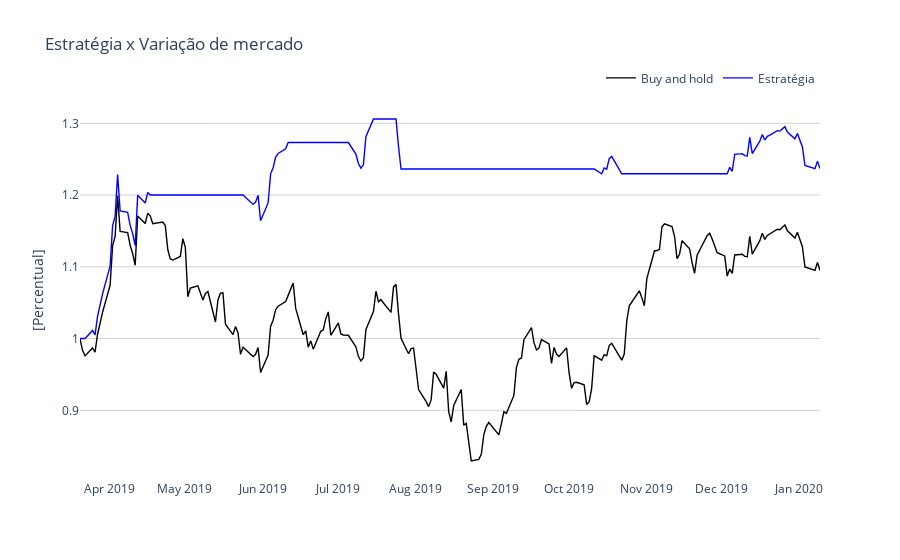
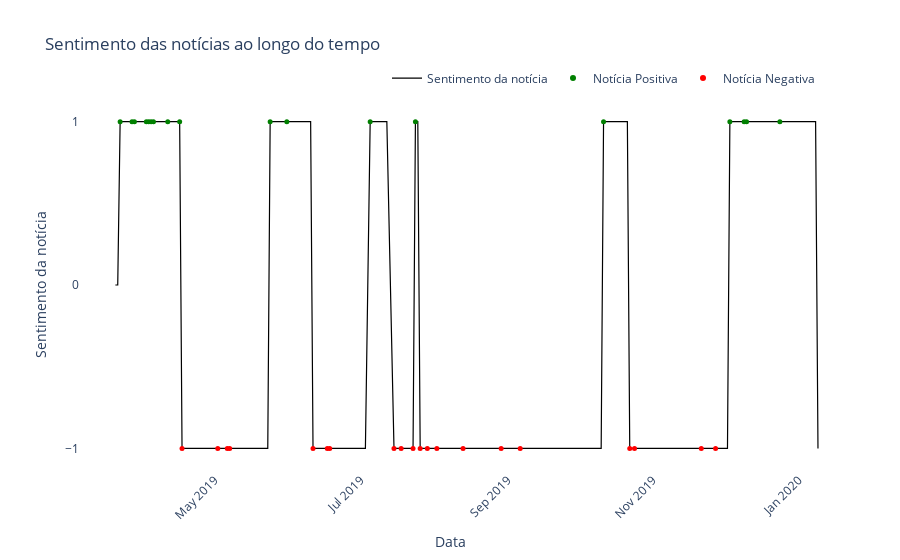
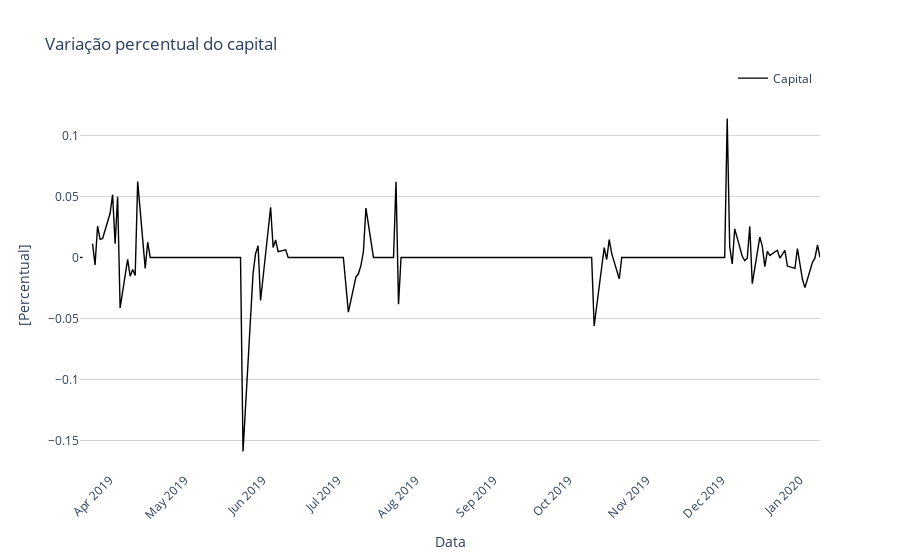

The code cell stored with these charts, in order, in its notebook:
### Code cell
fig = go.Figure()

fig.add_trace(go.Scatter(x=noticias_precificadas['Date'], 
                         y=noticias_precificadas['Close_pct'], 
                         mode='lines', 
                         name='Buy and hold',
                         line=dict(color='black', width=1.4)))  # Ajuste da largura da linha

fig.add_trace(go.Scatter(x=noticias_precificadas['Date'], 
                         y=noticias_precificadas['ganho'], 
                         mode='lines', 
                         name='Estratégia',
                         line=dict(color='blue', width=1.4)))  # Ajuste da cor e largura da linha

fig.update_layout(
    title='Estratégia x Variação de mercado',
    xaxis=dict(title='', showspikes=True),  
    yaxis=dict(title='[Percentual]', gridcolor='lightgrey', tickfont=dict(size=12)),
    hovermode='x',
    plot_bgcolor='white',
    paper_bgcolor='white',
    legend=dict(orientation="h", yanchor="bottom", y=1.02, xanchor="right", x=1),
)

# Adicionar linha vertical para exibir os valores da data selecionada
fig.update_layout(
    xaxis=dict(
        showspikes=True,
        spikemode='across',
        spikesnap='cursor',
        spikethickness=1,
        spikedash='solid',
        spikecolor='black'
    )
)



colors = {1: 'green', -1: 'red'}

fig2 = go.Figure()

# Adicionando a linha de teste_1
fig2.add_trace(go.Scatter(x=noticias_precificadas['Date'], 
                         y=noticias_precificadas['teste_1'], 
                         mode='lines',
                         line=dict(color='black', width=1.2),  # Linha preta com largura de 1
                         name='Sentimento da notícia'))

for val in [-1, 0, 1]:
    subset = noticias_precificadas[noticias_precificadas['sentimento_grafico'] == val]
    fig2.add_trace(go.Scatter(x=subset['Date'], 
                             y=subset['sentimento_grafico'], 
                             mode='markers',
                             marker=dict(color=colors.get(val, 'black'), size=5),
                             showlegend=False))

# Adicionando a legenda explicativa
fig2.add_trace(go.Scatter(x=[None], y=[None], mode='markers', marker=dict(color='green', size=6), showlegend=True, name='Notícia Positiva'))
fig2.add_trace(go.Scatter(x=[None], y=[None], mode='markers', marker=dict(color='red', size=6), showlegend=True, name='Notícia Negativa'))

fig2.update_layout(title='Sentimento das notícias ao longo do tempo',
                   xaxis_title='Data',
                   yaxis_title='Sentimento da notícia', 
                   xaxis=dict(tickangle=-45, showgrid=False),  # Removendo o grid do eixo x
                   yaxis=dict(
                       tickmode='linear',  # Define o modo de tick como linear
                       showgrid=True),  # Removendo o grid do eixo y
                   showlegend=True,
                   plot_bgcolor='white',  # Fundo branco
                   paper_bgcolor='white',
                   legend=dict(orientation="h", yanchor="bottom", y=1.02, xanchor="right", x=1))  # Fundo do papel branco



fig3 = go.Figure()

fig3.add_trace(go.Scatter(x=noticias_precificadas['Date'], 
                         y=noticias_precificadas['capital'], 
                         mode='lines',
                         name='Capital ',
                         line=dict(color='black',width=1.4)))

fig3.update_layout(title='Variação percentual do capital',
                   xaxis_title='Data',
                   yaxis_title='[Percentual]',
                   xaxis=dict(tickangle=-45),
                   yaxis=dict(showgrid=True, gridcolor='lightgrey'),
                   showlegend=True,
                   plot_bgcolor='white',
                   legend=dict(orientation="h", yanchor="bottom", y=1.02, xanchor="right", x=1))

fig.show()

fig2.show()

fig3.show()

### Figure 1 — Plotly figure (JSON) as saved in the notebook; plotly's stock layout.template omitted (floating-point values rounded to 4 significant figures; data arrays with more than 128 entries replaced by an {"elided": "..."} marker saying what was removed)
{"data": [{"line": {"color": "black", "width": 1.4}, "mode": "lines", "name": "Buy and hold", "type": "scatter", "x": {"elided": "205 str values"}, "y": {"elided": "205 float values"}}, {"line": {"color": "blue", "width": 1.4}, "mode": "lines", "name": "Estratégia", "type": "scatter", "x": {"elided": "205 str values"}, "y": {"elided": "205 float values"}}], "layout": {"hovermode": "x", "legend": {"orientation": "h", "x": 1, "xanchor": "right", "y": 1.02, "yanchor": "bottom"}, "paper_bgcolor": "white", "plot_bgcolor": "white", "title": {"text": "Estratégia x Variação de mercado"}, "xaxis": {"showspikes": true, "spikecolor": "black", "spikedash": "solid", "spikemode": "across", "spikesnap": "cursor", "spikethickness": 1, "title": {"text": ""}}, "yaxis": {"gridcolor": "lightgrey", "tickfont": {"size": 12}, "title": {"text": "[Percentual]"}}}}

### Figure 2 — Plotly figure (JSON) as saved in the notebook; plotly's stock layout.template omitted (floating-point values rounded to 4 significant figures; data arrays with more than 128 entries replaced by an {"elided": "..."} marker saying what was removed)
{"data": [{"line": {"color": "black", "width": 1.2}, "mode": "lines", "name": "Sentimento da notícia", "type": "scatter", "x": {"elided": "205 str values"}, "y": {"elided": "205 int values"}}, {"marker": {"color": "red", "size": 5}, "mode": "markers", "showlegend": false, "type": "scatter", "x": ["2019-04-17T04:00:00+00:00", "2019-05-02T04:00:00+00:00", "2019-05-06T04:00:00+00:00", "2019-05-07T04:00:00+00:00", "2019-06-11T04:00:00+00:00", "2019-06-17T04:00:00+00:00", "2019-06-18T04:00:00+00:00", "2019-07-15T04:00:00+00:00", "2019-07-18T04:00:00+00:00", "2019-07-23T04:00:00+00:00", "2019-07-26T04:00:00+00:00", "2019-07-29T04:00:00+00:00", "2019-08-02T04:00:00+00:00", "2019-08-13T04:00:00+00:00", "2019-08-29T04:00:00+00:00", "2019-09-06T04:00:00+00:00", "2019-10-22T04:00:00+00:00", "2019-10-24T04:00:00+00:00", "2019-11-21T05:00:00+00:00", "2019-11-27T05:00:00+00:00"], "y": [-1, -1, -1, -1, -1, -1, -1, -1, -1, -1, -1, -1, -1, -1, -1, -1, -1, -1, -1, -1]}, {"marker": {"color": "black", "size": 5}, "mode": "markers", "showlegend": false, "type": "scatter", "x": [], "y": []}, {"marker": {"color": "green", "size": 5}, "mode": "markers", "showlegend": false, "type": "scatter", "x": ["2019-03-22T04:00:00+00:00", "2019-03-27T04:00:00+00:00", "2019-03-28T04:00:00+00:00", "2019-04-02T04:00:00+00:00", "2019-04-03T04:00:00+00:00", "2019-04-04T04:00:00+00:00", "2019-04-05T04:00:00+00:00", "2019-04-11T04:00:00+00:00", "2019-04-16T04:00:00+00:00", "2019-05-24T04:00:00+00:00", "2019-05-31T04:00:00+00:00", "2019-07-05T04:00:00+00:00", "2019-07-24T04:00:00+00:00", "2019-10-11T04:00:00+00:00", "2019-12-03T05:00:00+00:00", "2019-12-09T05:00:00+00:00", "2019-12-10T05:00:00+00:00", "2019-12-24T05:00:00+00:00"], "y": [1, 1, 1, 1, 1, 1, 1, 1, 1, 1, 1, 1, 1, 1, 1, 1, 1, 1]}, {"marker": {"color": "green", "size": 6}, "mode": "markers", "name": "Notícia Positiva", "showlegend": true, "type": "scatter", "x": [null], "y": [null]}, {"marker": {"color": "red", "size": 6}, "mode": "markers", "name": "Notícia Negativa", "showlegend": true, "type": "scatter", "x": [null], "y": [null]}], "layout": {"legend": {"orientation": "h", "x": 1, "xanchor": "right", "y": 1.02, "yanchor": "bottom"}, "paper_bgcolor": "white", "plot_bgcolor": "white", "showlegend": true, "title": {"text": "Sentimento das notícias ao longo do tempo"}, "xaxis": {"showgrid": false, "tickangle": -45, "title": {"text": "Data"}}, "yaxis": {"showgrid": true, "tickmode": "linear", "title": {"text": "Sentimento da notícia"}}}}

### Figure 3 — Plotly figure (JSON) as saved in the notebook; plotly's stock layout.template omitted (floating-point values rounded to 4 significant figures; data arrays with more than 128 entries replaced by an {"elided": "..."} marker saying what was removed)
{"data": [{"line": {"color": "black", "width": 1.4}, "mode": "lines", "name": "Capital ", "type": "scatter", "x": {"elided": "205 str values"}, "y": {"elided": "205 float values"}}], "layout": {"legend": {"orientation": "h", "x": 1, "xanchor": "right", "y": 1.02, "yanchor": "bottom"}, "plot_bgcolor": "white", "showlegend": true, "title": {"text": "Variação percentual do capital"}, "xaxis": {"tickangle": -45, "title": {"text": "Data"}}, "yaxis": {"gridcolor": "lightgrey", "showgrid": true, "title": {"text": "[Percentual]"}}}}
